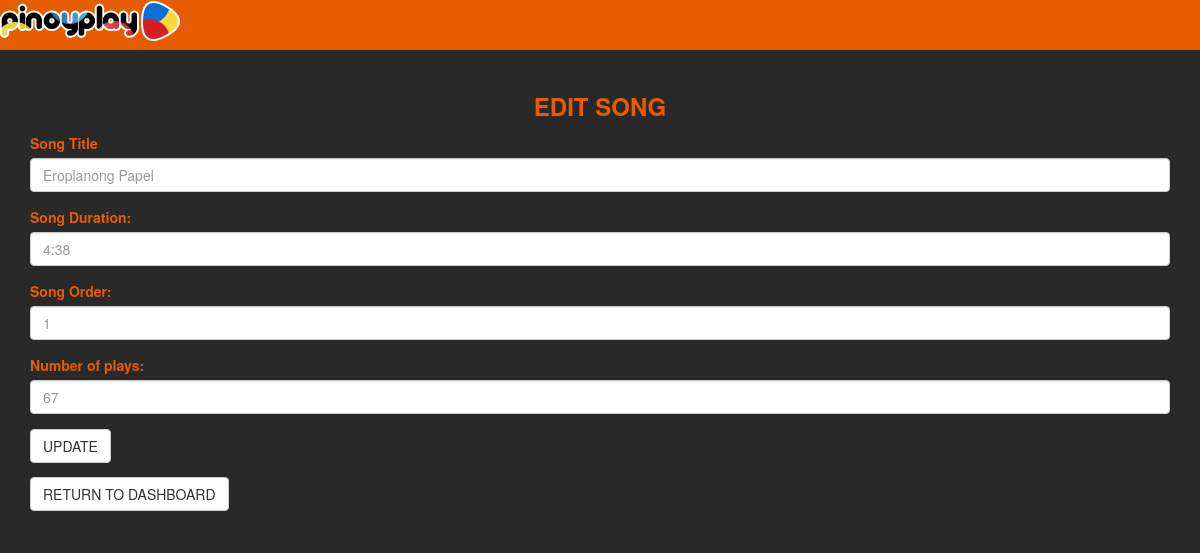
The page /admin/editform2.php?id=11 on the database its author committed.
### tables this page shows
CREATE TABLE songs (
  id int(11) NOT NULL,
  title varchar(250) NOT NULL,
  artist int(11) NOT NULL,
  album int(11) NOT NULL,
  genre int(11) NOT NULL,
  duration varchar(8) NOT NULL,
  path varchar(500) NOT NULL,
  albumOrder int(11) NOT NULL,
  plays int(11) NOT NULL
);

### admin/editform2.php (the view, shortened to what this page needs)
<?php
include("editHandler.php");
$id=$_GET['id'];
?>
<head>
<link rel="stylesheet" href="https://cdnjs.cloudflare.com/ajax/libs/twitter-bootstrap/3.3.7/css/bootstrap.min.css"ww
</head>
<body style="background-color: #292929;">
<div class="wrapper" style="padding-top: 89px; height:90%;">
<nav class="navbar  navbar-fixed-top" style="background-color: #e65d00">
        <header class="main-header navbar-fixed-top">
          <a href="index.php" class="logos" style="background-color: #e65d00; ">
     <p>
       <img src="smalllogo.png" ></p>
    </a>
</header>
</nav>
<div  class="container" style="background-color: #292929;">
   <?php
      $sql = "SELECT * FROM songs where id='$id' ";
      $result = $conn->query($sql);
      if($result->num_rows > 0) {
        while($row = $result->fetch_assoc()) {
    ?>
  <form method="POST" action="editform2.php?id=<?php echo $row['id']; ?>" >
      <p style="font-weight: bold; color:#e65d00; text-align: center; font-size: x-large;">EDIT SONG</p>
    <div class="form-group">
<label style="color:#e65d00;">Song Title</label>
       <input class="form-control"  type="text" name="changeTitle" placeholder="<?php echo $row['title']; ?>" required />
    </div>
   <div class="form-group">
<label style="color:#e65d00;"> Song Duration:</label>
     <input class="form-control" type="text" name="changeDuration" placeholder="<?php echo $row['duration']; ?>" required />
    </div>
  <div class="form-group">
<label style="color:#e65d00;"> Song Order:</label>
 <input class="form-control" type="text" name="changeAlOrder" placeholder="<?php echo $row['albumOrder']; ?>" required />
    </div>
  <div class="form-group">
<label style="color:#e65d00;"> Number of plays:</label>
 <input class="form-control" type="text" name="changePlays" placeholder="<?php echo $row['plays']; ?>" required />
    </div>
    <?php
      }
    }else{
      echo"THERE WAS NO DATA";
    }
    ?>
    <div>
      <button class="btn btn-default" type="submit" name="editArtist" >UPDATE</button>
    </div>
  </form>
<form method="POST" action="dashboard.php">
  <div>
      <button class="btn btn-default" type="submit">RETURN TO DASHBOARD</button>
    </div>
</form>
</div>
</div>
</body>

### admin/editform2.php (style rules this page uses)
* { box-sizing: border-box; }

### rows shown on the page
songs: changeTitle "Eroplanong Papel", changeDuration "4:38", changeAlOrder "1", changePlays "67"
